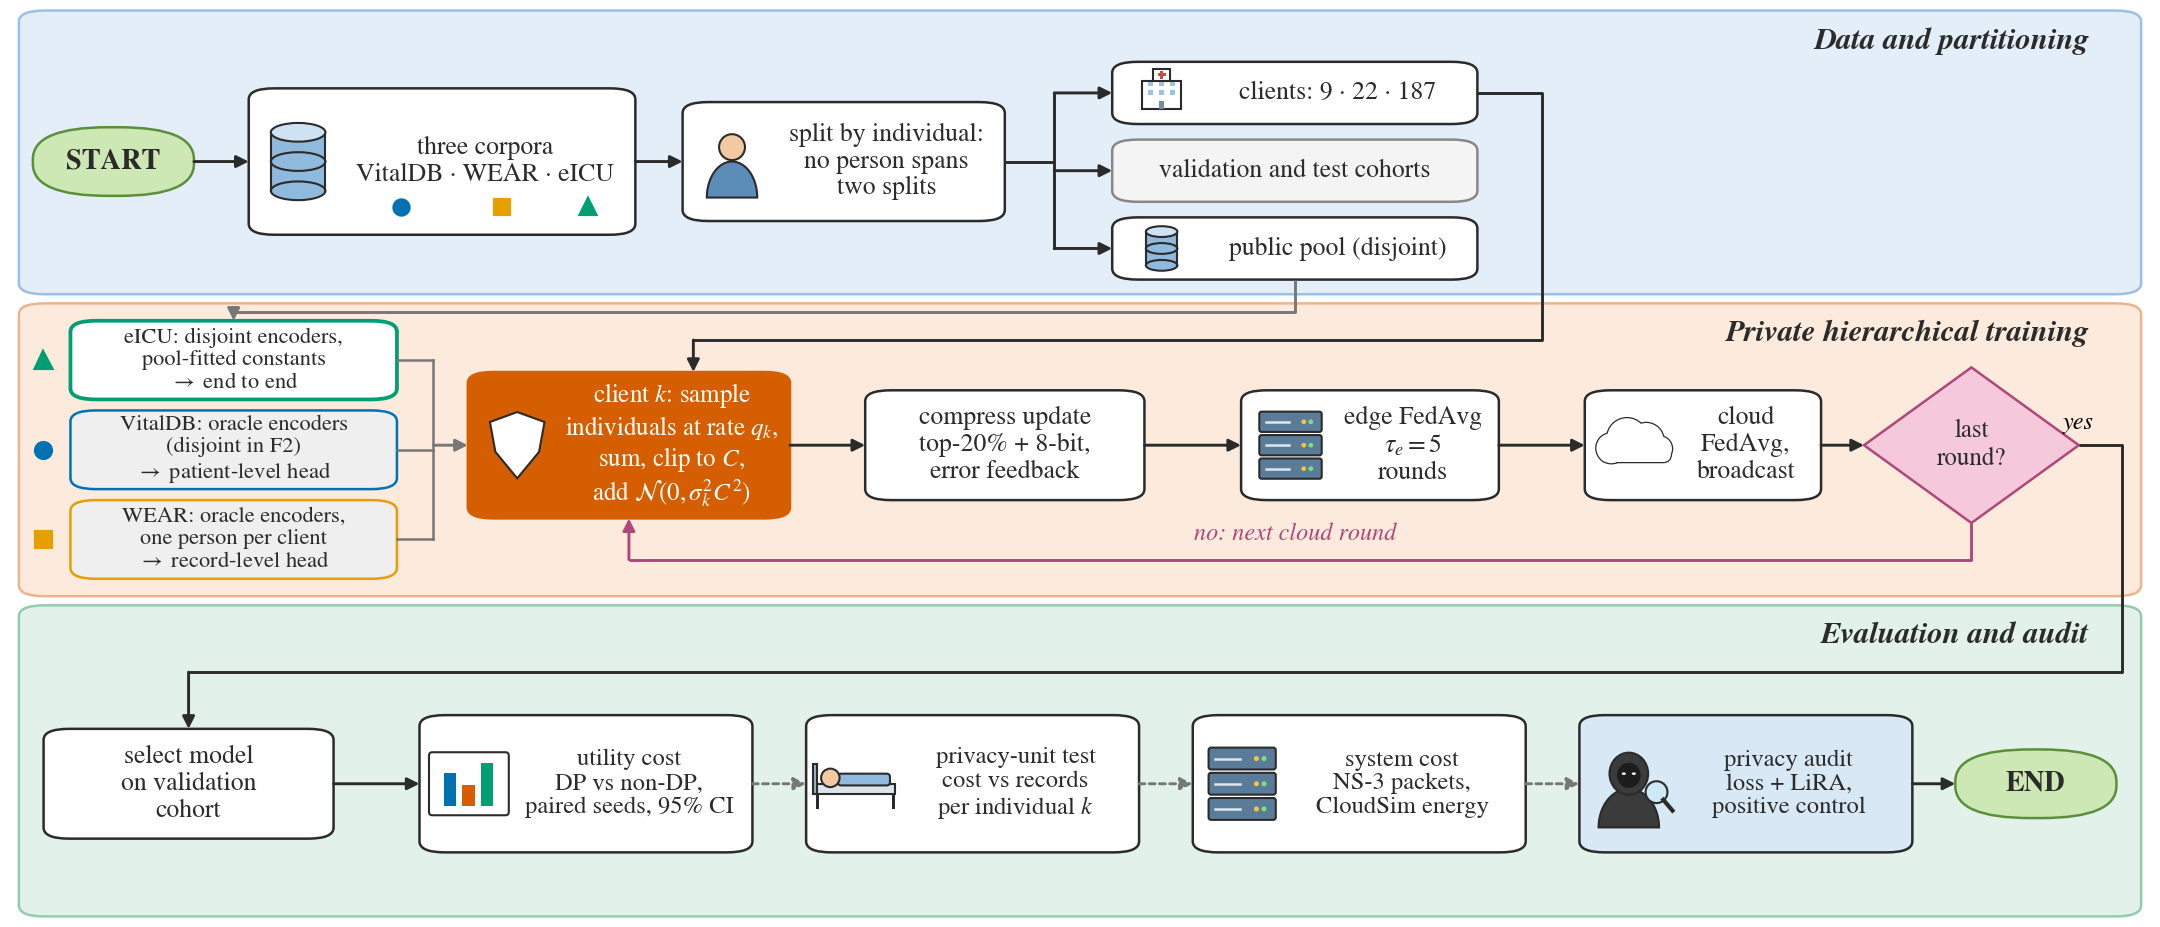

Python code for this plot:
"""fig00_workflow.py — study workflow: data -> private hierarchical training ->
evaluation and audit, drawn as three shaded stage bands with a round loop.

Every number on the drawing is read from a file: client and edge counts from
each corpus' partition_meta.json, tau_e from config/hfl_config.json, the
sparsification ratio from the same config.

    python fig00_workflow.py        -> fig00_workflow.{pdf,png}
"""
import json
from matplotlib.patches import FancyBboxPatch, FancyArrowPatch, Polygon
from _figstyle import plt, RES, DOUBLE, C, CORPUS, save
from _icons import Icons

SIM = RES.parent
CFG = json.load(open(SIM / "config" / "hfl_config.json"))
TAU_E = CFG["federated_learning"]["tau_e"]
SPARSITY = CFG["model"]["sparsification_ratio"]
DS = ("vitaldb", "wear", "eicu")
META = {d: json.load(open(SIM / "data" / "processed" / "partitions" / d /
                          "partition_meta.json")) for d in DS}
LABEL = dict(vitaldb="VitalDB", wear="WEAR", eicu="eICU")

BAND = dict(data="#E3EEF9", train="#FCEBDD", eval="#E2F2EA")
BAND_EDGE = dict(data="#9DBFE3", train="#EBB48C", eval="#93CDB0")
INK = "#2B2B2B"


IC = None          # Icons instance, set once the axes exist
ICON_W = 0.034     # width of the icon column inside a box (axes units)


def box(ax, xy, w, h, text, fc="white", ec=INK, fs=6.2, color=INK, weight="normal",
        r=0.012, lw=0.6, icon=None, isz=0.22):
    """Rounded box; with icon=(name, kwargs) a flat icon sits in a left column
    and the text centres in the remaining width."""
    x, y = xy
    ax.add_patch(FancyBboxPatch((x - w / 2, y - h / 2), w, h, lw=lw, fc=fc, ec=ec,
                                boxstyle=f"round,pad=0,rounding_size={r}"))
    tx = x
    if icon:
        name, kw = icon if isinstance(icon, tuple) else (icon, {})
        getattr(IC, name)(x - w / 2 + 0.006 + ICON_W / 2, y, isz, **kw)
        tx = x + ICON_W / 2 + 0.003
    ax.text(tx, y, text, ha="center", va="center", fontsize=fs, color=color,
            weight=weight, linespacing=1.15, zorder=5)
    return dict(l=(x - w / 2, y), r=(x + w / 2, y), t=(x, y + h / 2),
                b=(x, y - h / 2), c=(x, y))


def pill(ax, xy, text, fc):
    return box(ax, xy, 0.075, 0.075, text, fc=fc, ec="#5C8F3A", fs=6.8,
               weight="bold", r=0.035)


def diamond(ax, xy, w, h, text, fc="#F6C8DC", ec="#B0477A"):
    x, y = xy
    ax.add_patch(Polygon([(x - w / 2, y), (x, y + h / 2), (x + w / 2, y),
                          (x, y - h / 2)], closed=True, fc=fc, ec=ec, lw=0.6))
    ax.text(x, y, text, ha="center", va="center", fontsize=6, color=INK)
    return dict(l=(x - w / 2, y), r=(x + w / 2, y), t=(x, y + h / 2),
                b=(x, y - h / 2))


def arrow(ax, p, q, color=INK, lw=0.7, conn="arc3,rad=0", ls="-"):
    ax.add_patch(FancyArrowPatch(p, q, arrowstyle="-|>", mutation_scale=6,
                                 lw=lw, color=color, ls=ls, connectionstyle=conn,
                                 shrinkA=0, shrinkB=0))


def path(ax, pts, color=INK, lw=0.7):
    """Right-angle connector through waypoints, arrowhead on the last leg."""
    xs, ys = zip(*pts)
    ax.plot(xs[:-1], ys[:-1], color=color, lw=lw, solid_capstyle="butt")
    arrow(ax, pts[-2], pts[-1], color=color, lw=lw)


def band(ax, y0, y1, key, title):
    ax.add_patch(FancyBboxPatch((0.006, y0), 0.988, y1 - y0, fc=BAND[key],
                                ec=BAND_EDGE[key], lw=0.6,
                                boxstyle="round,pad=0,rounding_size=0.012"))
    ax.text(0.970, y1 - 0.018, title, ha="right", va="top", fontsize=7.4,
            weight="bold", style="italic", color=INK)


def main():
    fig = plt.figure(figsize=(DOUBLE, 3.05))
    ax = fig.add_axes((0, 0, 1, 1))
    ax.set_xlim(0, 1); ax.set_ylim(0, 1); ax.axis("off")
    global IC
    IC = Icons(ax)

    band(ax, 0.685, 0.995, "data", "Data and partitioning")
    band(ax, 0.355, 0.675, "train", "Private hierarchical training")
    band(ax, 0.005, 0.345, "eval", "Evaluation and audit")

    # ── data ────────────────────────────────────────────────────────────
    yd = 0.83
    s = pill(ax, (0.05, yd), "START", "#CDE8B5")
    corp = box(ax, (0.203, yd), 0.18, 0.16,
               "three corpora\n" + " · ".join(LABEL[d] for d in DS),
               fc="white", icon="database", isz=0.26)
    tx = 0.203 + ICON_W / 2 + 0.003
    for d, off in zip(DS, (-0.039, 0.008, 0.048)):   # colour key under each name
        ax.plot(tx + off, yd - 0.05, marker=CORPUS[d][1], ms=3.4,
                color=CORPUS[d][0], ls="none", zorder=5)
    split = box(ax, (0.39, yd), 0.15, 0.13,
                "split by individual:\nno person spans\ntwo splits", icon="person",
                isz=0.24)
    pool = box(ax, (0.60, 0.735), 0.17, 0.068, "public pool (disjoint)",
               icon="database", isz=0.15)
    cli = box(ax, (0.60, 0.905), 0.17, 0.068,
              "clients: " + " · ".join(str(META[d]["n_devices"]) for d in DS),
              icon="hospital", isz=0.135)
    vt = box(ax, (0.60, 0.82), 0.17, 0.068, "validation and test cohorts",
             fc="#F4F4F4", ec="#888888")
    arrow(ax, s["r"], corp["l"])
    arrow(ax, corp["r"], split["l"])
    xj = 0.488
    ax.plot([split["r"][0], xj], [yd, yd], color=INK, lw=0.7)
    ys = [t["l"][1] for t in (pool, cli, vt)]
    ax.plot([xj, xj], [min(ys), max(ys)], color=INK, lw=0.7)
    for tgt in (pool, cli, vt):
        arrow(ax, (xj, tgt["l"][1]), tgt["l"])

    # ── training ────────────────────────────────────────────────────────
    yt = 0.52
    # encoder configuration differs by corpus; only eICU is end to end
    cfgs = [("eicu", "eICU: disjoint encoders,\npool-fitted constants\n"
                     "$\\rightarrow$ end to end"),
            ("vitaldb", "VitalDB: oracle encoders\n(disjoint in F2)\n"
                        "$\\rightarrow$ patient-level head"),
            ("wear", "WEAR: oracle encoders,\none person per client\n"
                     "$\\rightarrow$ record-level head")]
    xc, wc, hc = 0.098, 0.168, 0.086
    pres = []
    for (d, t), y in zip(cfgs, (0.613, 0.515, 0.417)):
        b = box(ax, (xc + 0.008, y), wc - 0.016, hc, t, fs=5.4,
                fc="#FFFFFF" if d == "eicu" else "#EFEFEF",
                ec=CORPUS[d][0], lw=0.9 if d == "eicu" else 0.6)
        ax.plot(xc - wc / 2 + 0.003, y, marker=CORPUS[d][1], ms=3.6,
                color=CORPUS[d][0], ls="none", zorder=5)
        pres.append(b)
    dp = box(ax, (0.29, yt), 0.15, 0.16,
             "client $k$: sample\nindividuals at rate $q_k$,\nsum, clip to $C$,\n"
             "add $\\mathcal{N}(0,\\sigma_k^2C^2)$",
             fc=C["indiv"], ec=C["indiv"], color="white", fs=6.0,
             icon=("shield", dict(fc="#FFFFFF")), isz=0.26)
    comp = box(ax, (0.465, yt), 0.13, 0.12,
               f"compress update\ntop-{SPARSITY:.0%} + 8-bit,\nerror feedback")
    edge = box(ax, (0.635, yt), 0.12, 0.12,
               f"edge FedAvg\n$\\tau_e = {TAU_E}$\nrounds", icon="server", isz=0.26)
    cloud = box(ax, (0.79, yt), 0.11, 0.12, "cloud\nFedAvg,\nbroadcast",
                icon="cloud", isz=0.2)
    last = diamond(ax, (0.915, yt), 0.1, 0.17, "last\nround?")
    path(ax, [pool["b"], (pool["b"][0], 0.666), (pres[0]["t"][0], 0.666),
              pres[0]["t"]], color="#777777")
    path(ax, [cli["r"], (0.715, cli["r"][1]), (0.715, 0.635), (dp["t"][0] + 0.03, 0.635),
              (dp["t"][0] + 0.03, dp["t"][1])])
    xb = 0.199                                   # bus from the three configs
    for b in pres:
        ax.plot([b["r"][0], xb], [b["r"][1]] * 2, color="#777777", lw=0.6)
    ax.plot([xb, xb], [pres[-1]["r"][1], pres[0]["r"][1]], color="#777777", lw=0.6)
    arrow(ax, (xb, yt), dp["l"], color="#777777")
    arrow(ax, dp["r"], comp["l"])
    arrow(ax, comp["r"], edge["l"])
    arrow(ax, edge["r"], cloud["l"])
    arrow(ax, cloud["r"], last["l"])
    # loop back: no -> next round at the clients
    yl = 0.395
    path(ax, [last["b"], (last["b"][0], yl), (dp["b"][0], yl), dp["b"]],
         color="#B0477A")
    ax.text(0.60, yl + 0.016, "no: next cloud round", fontsize=5.8,
            color="#B0477A", ha="center", va="bottom", style="italic")

    # ── evaluation ──────────────────────────────────────────────────────
    ye = 0.15
    sel = box(ax, (0.085, ye), 0.135, 0.12,
              "select model\non validation\ncohort")
    path(ax, [last["r"], (0.985, yt), (0.985, 0.272), (sel["t"][0], 0.272), sel["t"]])
    ax.text(0.972, yt + 0.012, "yes", fontsize=5.8, ha="right", va="bottom",
            style="italic")
    evals = [
        ("utility cost\nDP vs non-DP,\npaired seeds, 95% CI", "white", "chart"),
        ("privacy-unit test\ncost vs records\nper individual $k$", "white", "patient"),
        ("system cost\nNS-3 packets,\nCloudSim energy", "white", "server"),
        ("privacy audit\nloss + LiRA,\npositive control", "#D8E9F5", "attacker"),
    ]
    xs = (0.27, 0.45, 0.63, 0.81)
    outs = []
    for x, (t, fc, icn) in zip(xs, evals):
        b = box(ax, (x, ye), 0.155, 0.15, t, fc=fc, fs=5.9, icon=icn, isz=0.28)
        outs.append(b)
    arrow(ax, sel["r"], outs[0]["l"])
    for a, b in zip(outs, outs[1:]):
        arrow(ax, a["r"], b["l"], color="#777777", ls=(0, (2, 1.5)))
    end = pill(ax, (0.945, ye), "END", "#CDE8B5")
    arrow(ax, outs[-1]["r"], end["l"])

    save(fig, "fig00_workflow")


if __name__ == "__main__":
    main()
